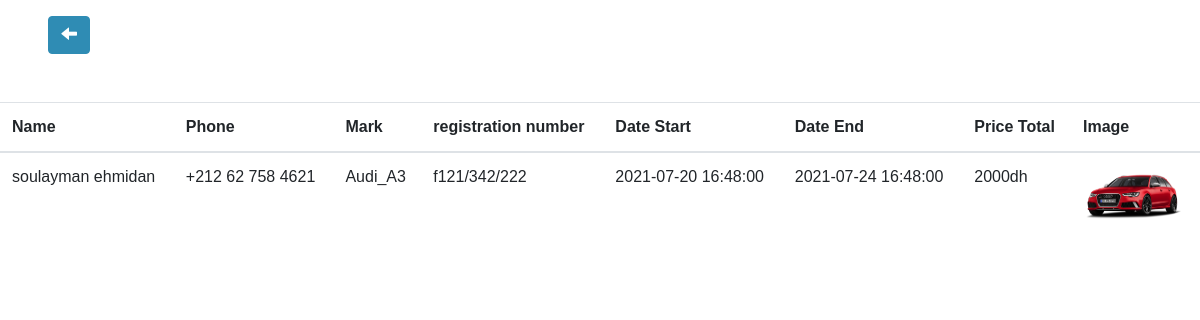
Before: /project_Fin_De_Tude/MoreClient.php?cin=BS2763523 with the older database file.
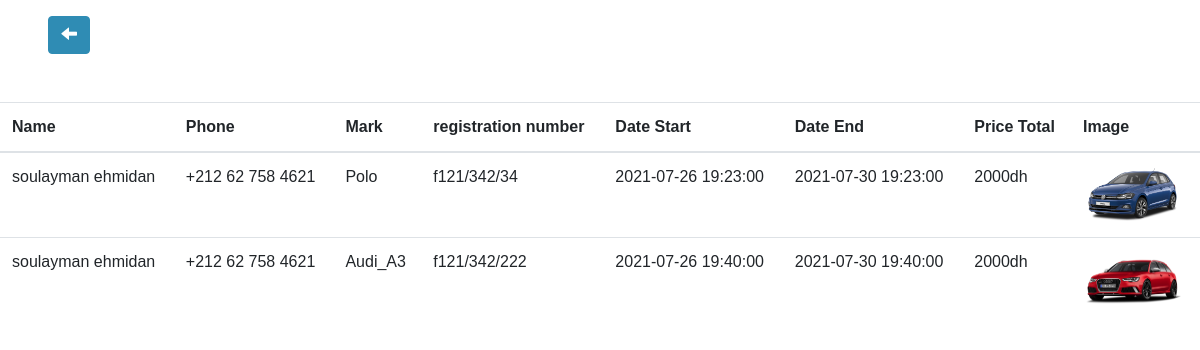
After: the same page with the newer database file.
### tables this page shows
CREATE TABLE `reservation` (
  `Id_Res` int(11) NOT NULL,
  `First_Name` char(20) DEFAULT NULL,
  `Last_Name` char(20) DEFAULT NULL,
  `Phone` varchar(20) DEFAULT NULL,
  `CIN` varchar(20) DEFAULT NULL,
  `Image_Client` varchar(255) NOT NULL,
  `Mark` varchar(20) DEFAULT NULL,
  `Date_Start` datetime DEFAULT NULL,
  `Date_End` datetime DEFAULT NULL,
  `Car_Image` varchar(250) DEFAULT NULL,
  `Price_Total` varchar(250) DEFAULT NULL,
  `Rigestration_Number` varchar(20) DEFAULT NULL
);

### project_Fin_De_Tude/MoreClient.php (the view, shortened to what this page needs)
<!DOCTYPE html>
<html lang="en">
<head>
  <link href="https://unpkg.com/aos@2.3.1/dist/aos.css" rel="stylesheet">
  <link rel="stylesheet" href="./bootstrap/css/bootstrap.css">
  <link rel="stylesheet" href="./css/main.css">
</head>
<body>
<a href="client.php"><button class="btn baack ml-5 mt-3 "><span class="glyphicon glyphicon-arrow-left"></span></button></a>
          <table class="table table-gray table-hover mt-5" data-aos="fade-down">
            <thead>
              <tr>
                <th>Name</th>
                <th>Phone</th>
                <th>Mark</th>
                <th>registration number</th>
                <th>Date Start</th>
                <th>Date End</th>
                <th>Price Total</th>
                <th>Image</th>
              </tr>
            </thead>
            <tbody>
              <?php
              include "connect.php";
              $get = $_GET['cin'];
              $Get_clientinfo = $pdo->prepare("SELECT * FROM reservation WHERE CIN='$get'");
              $Get_clientinfo->execute();
              while ($info = $Get_clientinfo->fetch()) {
              ?>
                <tr>
                  <td><?= $info["First_Name"] ?> <?= $info["Last_Name"] ?></td>
                  <td><?= $info["Phone"] ?></td>
                  <td><?= $info["Mark"] ?></td>
                  <td><?= $info["Rigestration_Number"] ?></td>
                  <td><?= $info["Date_Start"] ?></td>
                  <td><?= $info["Date_End"] ?></td>
                  <td><?= $info["Price_Total"] ?></td>
                  <td><img src="<?= $info["Car_Image"] ?>" class="imgRes" alt=""></td>
                </tr>
              <?php } ?>
            </tbody>
          </table>
</body>
</html>

### project_Fin_De_Tude/css/main.css (style rules this page uses)
body { font-family: 'Oswald', sans-serif; font-weight: 300; background: white; }
a, a:hover, a:focus { color: inherit; text-decoration: none; transition: all 0.3s; }
.baack { color: white; background-color: #2f8cb4; border: 1px solid #2f8cb4; }
.imgRes { width: 100px; height: 60px; }

Changed rows visible on the page:
removed reservation: First_Name "soulayman", Last_Name "ehmidan", Phone "+212 62 758 4621", Mark "Audi_A3", Rigestration_Number "f121/342/222", Date_Start "2021-07-20 16:48:00", Date_End "2021-07-24 16:48:00", Price_Total "2000dh", Car_Image (picture)
added reservation: First_Name "soulayman", Last_Name "ehmidan", Phone "+212 62 758 4621", Mark "Polo", Rigestration_Number "f121/342/34", Date_Start "2021-07-26 19:23:00", Date_End "2021-07-30 19:23:00", Price_Total "2000dh", Car_Image (picture)
added reservation: First_Name "soulayman", Last_Name "ehmidan", Phone "+212 62 758 4621", Mark "Audi_A3", Rigestration_Number "f121/342/222", Date_Start "2021-07-26 19:40:00", Date_End "2021-07-30 19:40:00", Price_Total "2000dh", Car_Image (picture)
